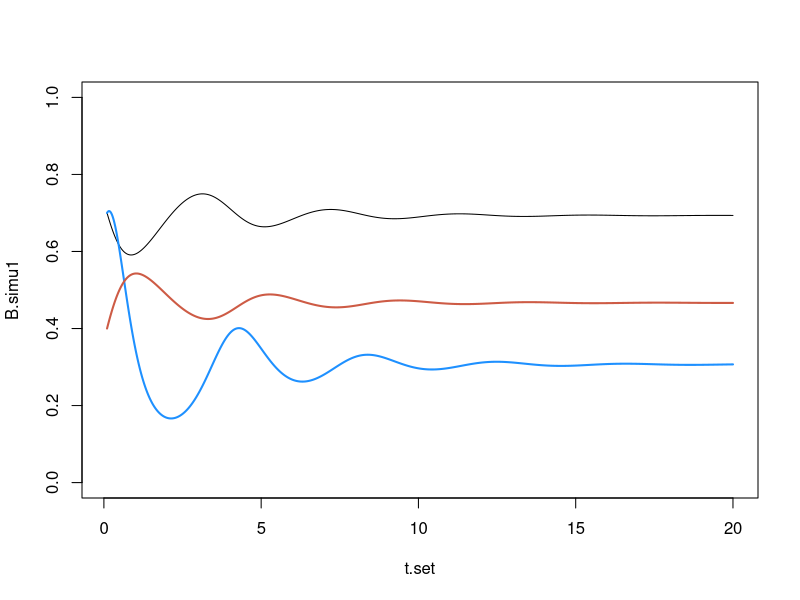

This figure's R source:
## ---- chunk 1
knitr::opts_chunk$set(echo = TRUE)
## ---- chunk 2
##Variables
N.v <- NaN    ## population size for victims (birds)
N.p <- NaN    ## population size for predators (cats)
t.time.set <- seq(1, 200, length.out= 2000) ## time



##Parameter values##
K <- NaN            # carrying capacity               (will be estimated from dimensionless parameters)
u <- NaN            # predation rate                  (will be estimated from dimensionless parameters)
beta.ma <- NaN      # contact rate for mass action    (will be estimated from dimensionless parameters)    

r.v <- 0.1          # per capita growth rate of birds in the model
a <- 0.03           # trophic conversion efficiency of cats
d.p <- 0.6          # natural per capita death rate of cats
beta.pm <- 1.5      # contact rate for proportionate mixing
delta <- 0.2        # virulence

#core equations
B <- N.v/K
B.set <-seq(0, 1, length.out=20000)
C <- N.p*u/r.v
t.set <- r.v*t.time.set

#dimensionless parameters
sigma.pm <- beta.pm/r.v
sigma.pm.set <- seq(0,25, length.out = 20000)
sigma.ma <- beta.ma * C/u 
sigma.ma.set<- seq(0, 250, length.out = 20000)

#e <- alpha*u*K/r.v
e <- 10
e.set <- seq(0, 25, length.out = 20000)
m <- d.p/r.v
alpha <- delta/r.v

## ---- chunk 3
B.simu1 <- NaN*t.set 
  B.simu1[1] <- .7
C.simu1 <- NaN*t.set
  C.simu1[1] <- .7
I.simu1 <- NaN*t.set
  I.simu1[1] <- .4

#for PM
for(i in 2:length(t.set)){
  dt <- t.set[i]-t.set[i-1]
  B <- B.simu1[i-1]
  C <- C.simu1[i-1]
  I <- I.simu1[i-1]
  
  dB <- (B*(1-B) -B*C) *dt
  dC <- (e*B*C - m*C - alpha*C*I )*dt
  dI <- (((sigma.pm - alpha)* (1-I) - e*B)*I) *dt
  
  B.simu1[i] <- B + dB
  C.simu1[i] <- C + dC
  I.simu1[i] <- I + dI
}

  
plot(t.set, B.simu1, type= "l", ylim= c(0, 1))  
lines(t.set,C.simu1,lwd=2,col='dodgerblue')
lines(t.set, I.simu1, lwd = 2, col= "coral3")
B.simu1
